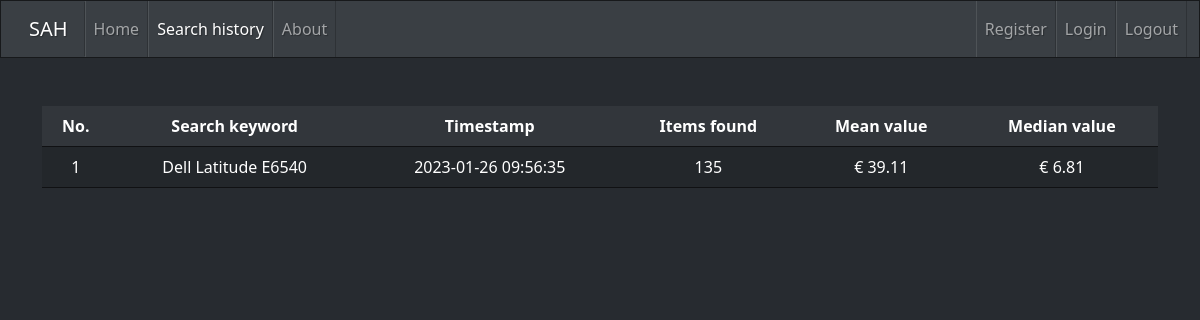
Page /search_history (signed in) on the earlier database version.
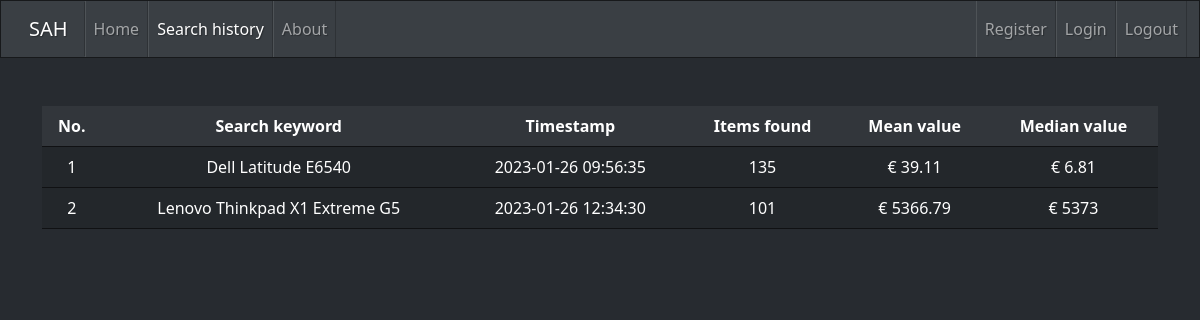
Same page on the later database version.
### tables this page shows
CREATE TABLE history (id INTEGER PRIMARY KEY AUTOINCREMENT NOT NULL, user_id INTEGER, search_keyword TEXT NOT NULL, time TIMESTAMP, FOREIGN KEY (user_id) REFERENCES users(id));

CREATE TABLE search (search_id INTEGER, item TEXT NOT NULL, price NUMERIC, FOREIGN KEY (search_id) REFERENCES history(id));

### app.py (the view)
@app.route("/search_history", methods=["GET"])
def search_history():
    if "user" in session:
        id = session["id"]
        rows = db.execute("SELECT id, search_keyword, time FROM history WHERE user_id = ?", (id, ))
        history = rows.fetchall()
        if history == None:
            flash("Search history results are unavailable, you need to conduct a search first.")
            return render_template("search_history.html")
        results = []
        for search_id, search_keyword, time in history:
            rows = db.execute("SELECT COUNT(item), AVG(price) FROM search WHERE search_id = ?", (search_id, ))
            count_and_mean = rows.fetchone()
            count, mean = count_and_mean[0], count_and_mean[1]
            rows = db.execute("SELECT price FROM search WHERE search_id = ?", (search_id, ))
            prices = rows.fetchall()
            med = median(prices)
            print(search_keyword, time, count, round(mean, 2), med[0])
            results.append([search_keyword, time, count, round(mean, 2), med[0]])
        return render_template("search_history.html", results = results)
    flash("You must be logged in to access search history.")
    return redirect("/")

### templates/search_history.html (shortened to what this page needs)
{% extends "template.html" %}
{% set active_page = "Search history" %}
{% block main %}
{% if results %}
<table class="table table-hover">
    <thead>
      <tr>
        <th scope="col">No.</th>
        <th scope="col">Search keyword</th>
        <th scope="col">Timestamp</th>
        <th scope="col">Items found</th>
        <th scope="col">Mean value</th>
        <th scope="col">Median value</th>
      </tr>
    </thead>
    <tbody>
      {% for search_keyword, timestamp, count, mean, median in results %}
      <tr class="table-active">
        <td>{{loop.index}}</td>
        <td>{{ search_keyword }}</td>
        <td>{{ timestamp }}</td>
        <td>{{ count }}</td>
        <td>&euro; {{ mean }}</td>
        <td>&euro; {{ median }}</td>
      </tr>
      {% endfor %}
    </tbody>
</table>
{% endif %}
{% endblock %}

### templates/template.html (shortened to what this page needs)
<!DOCTYPE html>
<html lang="en">
    <head>
      <link rel="stylesheet" href="../static/bootstrap.css">
      <link rel="stylesheet" href="../static/bootstrap-icons.css">
      <link rel="stylesheet" href="../static/prism-okaidia.css">
      <link rel="stylesheet" href="../static/custom.min.css">
      <link rel="stylesheet" href="../static/styles.css">
    </head>
    <body>
      {% set navigation_bar_LEFT = [('/', 'Home'), ('/search_history', 'Search history'), ('/about', 'About')] %}
      {% set navigation_bar_RIGHT = [('/register', 'Register'), ('/login', 'Login'), ('/logout', 'Logout')] %}
      {% set active_page = active_page|default('Home') %}
      <nav class="navbar navbar-expand-lg navbar-dark bg-primary">
        <div class="container-fluid">
          <a class="navbar-brand" href="#">SAH</a>
          <div class="navbar-collapse collapse show" id="navbarColor01" style="">
            <ul class="navbar-nav me-auto">
              {% for href, caption in navigation_bar_LEFT %}
                <li class = "nav-item">
                  {% if caption == active_page %}
                  <a class="nav-link active" href="{{ href }}">{{ caption }}</a>
                  {% else %}
                  <a class="nav-link" href="{{ href }}">{{ caption }}</a>
                  {% endif %}
                </li>
              {% endfor %}
            </ul>
            <ul class="navbar-nav ml-auto">
              {% for href, caption in navigation_bar_RIGHT %}
              <li class="nav-item">
                {% if caption == active_page %}
                <a class="nav-link active" href="{{ href }}">{{ caption }}</a>
                {% else %}
                <a class="nav-link" href="{{ href }}">{{ caption }}</a>
                {% endif %}
              </li>
              {% endfor %}
            </ul>
          </div>
        </div>
      </nav>
      <main class="container py-5 text-center">
        {% block main %}{% endblock %}
      </main>
    </body>
</html>

Differences in the rows shown:
added history: results "Lenovo Thinkpad X1 Extreme G5", results "2023-01-26 12:34:30"
added search: results "5373"
Other differences:
new list line: "2 101 € 5366.79 €"
